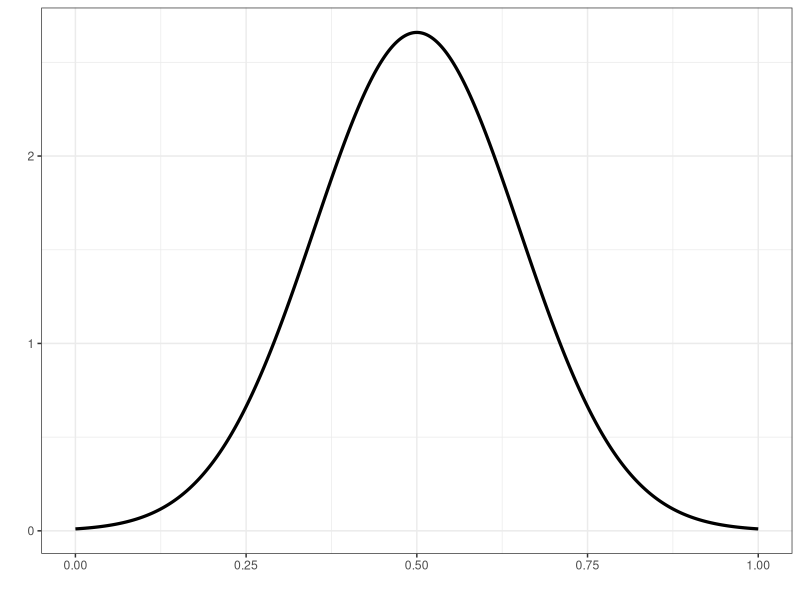
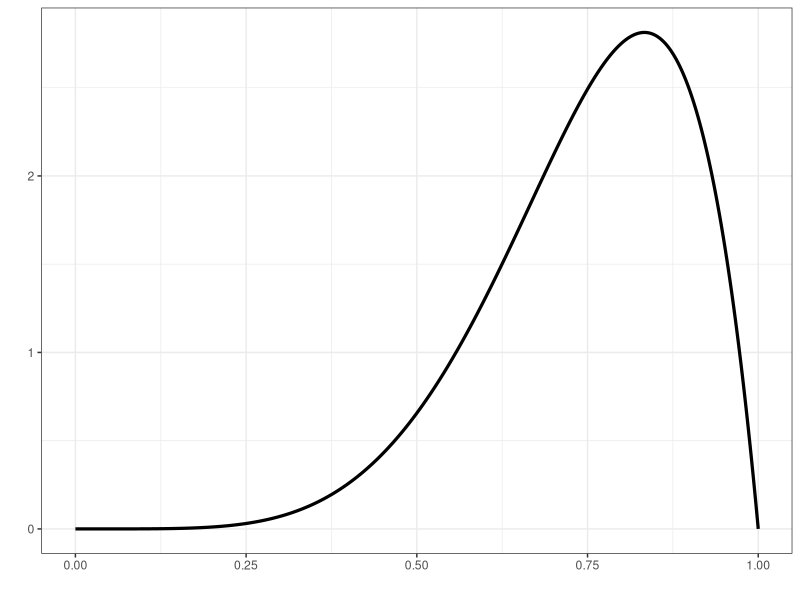
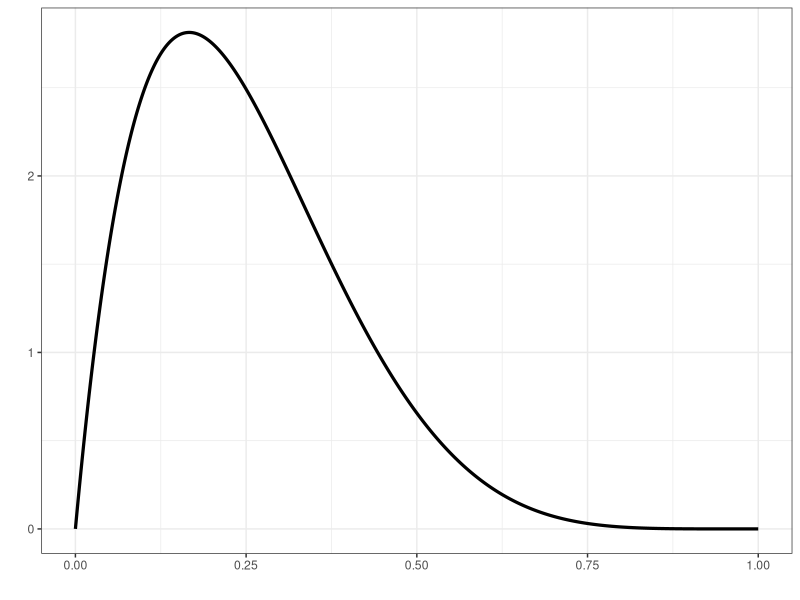

Reproduce these figures in R, in order.
library(tidyverse)

x_vals <- seq(0, 1, length.out = 500)
y_sym <- dnorm(x_vals, 0.5, 0.15)
y_right <- dbeta(x_vals, 2, 6)
y_left <- dbeta(x_vals, 6, 2)

ggplot() + 
  geom_line(aes(x = x_vals, y = y_sym),
            lwd = 1.1) + 
  labs(
    x = "",
    y = ""
  ) + 
  theme_bw()

ggplot() + 
  geom_line(aes(x = x_vals, y = y_left),
            lwd = 1.1) + 
  labs(
    x = "",
    y = ""
  ) + 
  theme_bw()

ggplot() + 
  geom_line(aes(x = x_vals, y = y_right),
            lwd = 1.1) + 
  labs(
    x = "",
    y = ""
  ) + 
  theme_bw()
